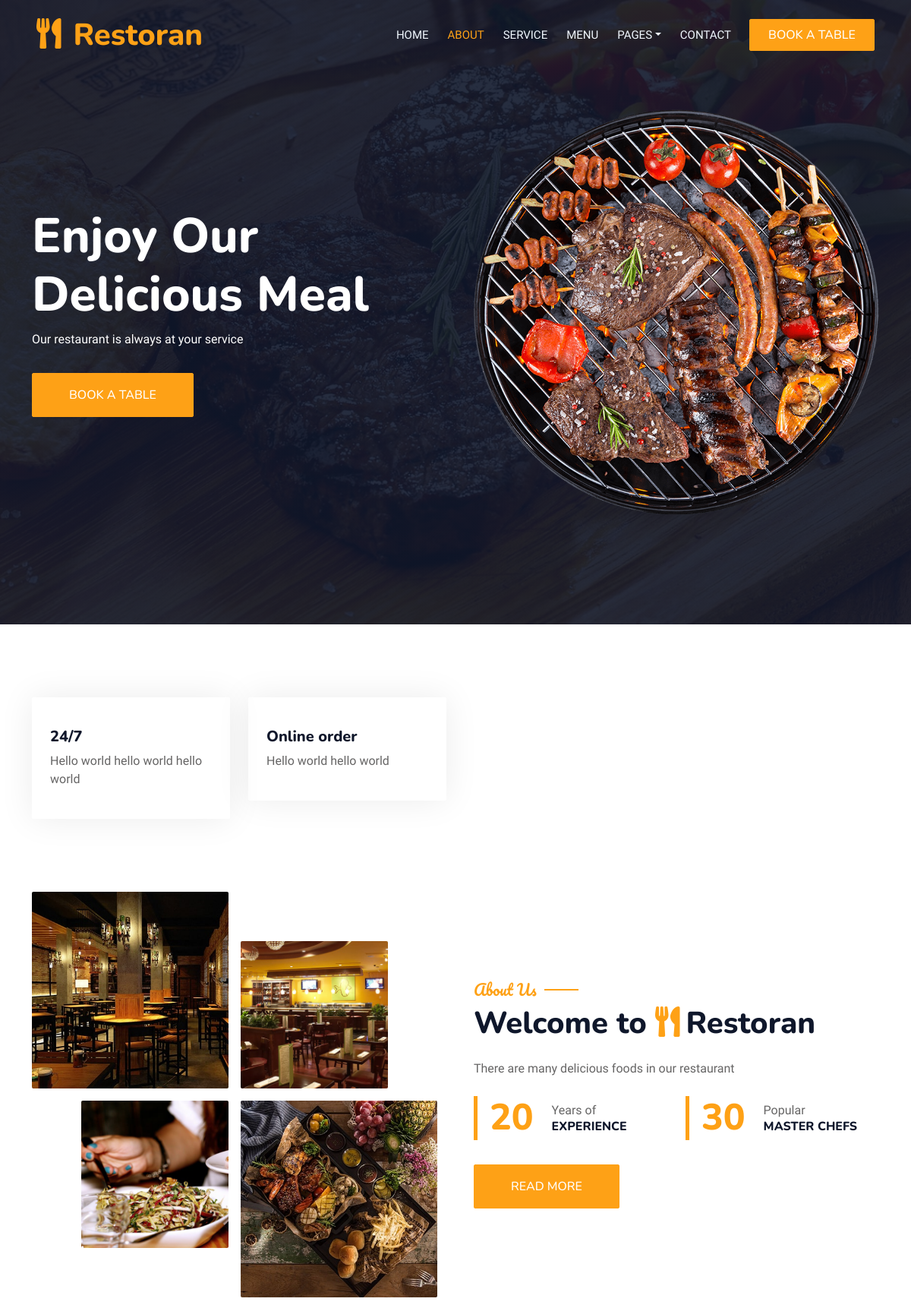
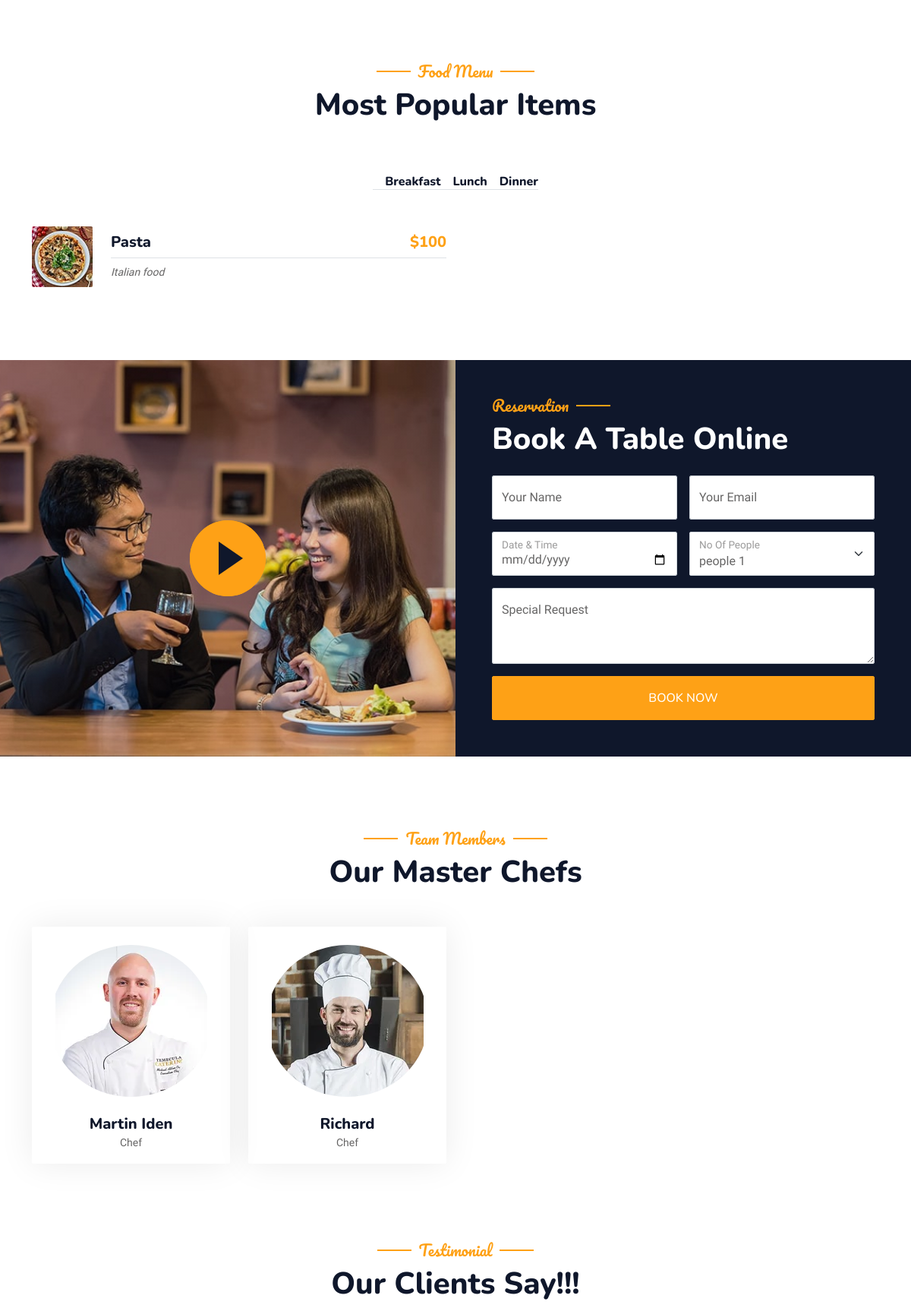
The page / (upper part) on the database its author committed (2 pictures, top to bottom).
### restoran/models.py (models this page shows, shortened)
class Main(models.Model):
    image=ResizedImageField(upload_to='main/Y%/%m')
    description=models.TextField()
    class Meta:
        db_table='main'
        verbose_name='main'
        verbose_name_plural='main'

class Home_Service(models.Model):
    service_theme=models.CharField(max_length=256)
    service_description=models.TextField()
    is_active = models.BooleanField(default=False)
    class Meta:
        db_table='home_service'
        verbose_name='home service'
        verbose_name_plural='home services'

class About(models.Model):
    first_pic=ResizedImageField(upload_to='about/%Y/%m')
    second_pic=ResizedImageField(upload_to='about/%Y/%m')
    third_pic=ResizedImageField(upload_to='about/%Y/%m')
    fourth_pic=ResizedImageField(upload_to='about/%Y/%m')
    description=models.TextField()
    experience=models.PositiveIntegerField()
    masterchefs=models.PositiveIntegerField()
    class Meta:
        db_table='about'
        verbose_name='about'
        verbose_name_plural='about'

class Category(models.Model):
    name=models.CharField(max_length=256)
    class Meta:
        db_table='category'
        verbose_name='category'
        verbose_name_plural='categories'

class Dishes(models.Model):
    category=models.ForeignKey(Category, on_delete=models.CASCADE)
    name=models.CharField(max_length=256)
    description=models.CharField(max_length=350)
    image=ResizedImageField(upload_to='dishes/%Y/%m')
    price=models.PositiveIntegerField()
    class Meta:
        db_table='dish'
        verbose_name='dish'
        verbose_name_plural='dishes'

class Ourteam(models.Model):
    full_name=models.CharField(max_length=256)
    designation=models.CharField(max_length=256)
    pic=ResizedImageField(upload_to='ourteam/%Y/%m')
    is_active = models.BooleanField(default=False)
    class Meta:
        db_table='ourteam'
        verbose_name='ourteam'
        verbose_name_plural='ourteams'

### restoran/views.py (the view, shortened to what this page needs)
# urls.py: 2. Add a URL to urlpatterns:  path('', views.home, name='home')
def home(request):
    filter_category=request.GET.get('filter')
    if filter_category:
        dishes=models.Dishes.objects.filter(category__name=filter_category)
    else:
        dishes=models.Dishes.objects.filter(category__name= 'Breakfast')
    categories=models.Category.objects.all()
    main=models.Main.objects.all()
    about=models.About.objects.first()
    home_service=models.Home_Service.objects.filter(is_active=True)
    people = models.Order.objects.all()
    ourteam=models.Ourteam.objects.filter(is_active=True)
    client=models.Clients.objects.filter(is_active=True)
    footer=models.Footer.objects.first()
    context={
        'main':main,
        'about':about,
        'home_service':home_service,
        'people':people,
        'ourteam':ourteam,
        'client':client,
        'footer':footer,
        'dishes':dishes,
        'categories':categories,
    }
    return render(request, 'index.html', context)

### templates/index.html (shortened to what this page needs)
{% extends 'base.html' %}
{% load static %}
{% block content %}
            <div class="container-xxl py-5 bg-dark hero-header mb-5">
                <div class="container my-5 py-5">
                    <div class="row align-items-center g-5">
                        {% for x in main %}
                        <div class="col-lg-6 text-center text-lg-start">
                            <h1 class="display-3 text-white animated slideInLeft">Enjoy Our<br>Delicious Meal</h1>
                            <p class="text-white animated slideInLeft mb-4 pb-2">{{x.description}}</p>
                            <a href="{% url 'booking' %}" class="btn btn-primary py-sm-3 px-sm-5 me-3 animated slideInLeft">Book A Table</a>
                        </div>
                        <div class="col-lg-6 text-center text-lg-end overflow-hidden">
                            <img class="img-fluid" src="{{x.image.url}}" alt="">
                        </div>
                        {% endfor %}
                    </div>
                </div>
            </div>
        </div>
        <div class="container-xxl py-5">
            <div class="container">
                <div class="row g-4">
                    {% for x in home_service %}
                    <div class="col-lg-3 col-sm-6 wow fadeInUp" data-wow-delay="0.7s">
                        <div class="service-item rounded pt-3">
                            <div class="p-4">
                                <h5>{{x.service_theme}}</h5>
                                <p>{{x.service_description}}</p>
                            </div>
                        </div>
                    </div>
                    {% endfor %}
                </div>
            </div>
        </div>
        <div class="container-xxl py-5">
            <div class="container">
                <div class="row g-5 align-items-center">
                    <div class="col-lg-6">
                        <div class="row g-3">
                            <div class="col-6 text-start">
                                <img class="img-fluid rounded w-100 wow zoomIn" data-wow-delay="0.1s" src="{{about.first_pic.url}}">
                            </div>
                            <div class="col-6 text-start">
                                <img class="img-fluid rounded w-75 wow zoomIn" data-wow-delay="0.3s" src="{{about.second_pic.url}}" style="margin-top: 25%;">
                            </div>
                            <div class="col-6 text-end">
                                <img class="img-fluid rounded w-75 wow zoomIn" data-wow-delay="0.5s" src="{{about.third_pic.url}}">
                            </div>
                            <div class="col-6 text-end">
                                <img class="img-fluid rounded w-100 wow zoomIn" data-wow-delay="0.7s" src="{{about.fourth_pic.url}}">
                            </div>
                        </div>
                    </div>
                    <div class="col-lg-6">
                        <h5 class="section-title ff-secondary text-start text-primary fw-normal">About Us</h5>
                        <h1 class="mb-4">Welcome to <i class="fa fa-utensils text-primary me-2"></i>Restoran</h1>
                        <p class="mb-4">{{about.description}}</p>
                        <div class="row g-4 mb-4">
                            <div class="col-sm-6">
                                <div class="d-flex align-items-center border-start border-5 border-primary px-3">
                                    <h1 class="flex-shrink-0 display-5 text-primary mb-0" data-toggle="counter-up">{{about.experience}}</h1>
                                    <div class="ps-4">
                                        <p class="mb-0">Years of</p>
                                        <h6 class="text-uppercase mb-0">Experience</h6>
                                    </div>
                                </div>
                            </div>
                            <div class="col-sm-6">
                                <div class="d-flex align-items-center border-start border-5 border-primary px-3">
                                    <h1 class="flex-shrink-0 display-5 text-primary mb-0" data-toggle="counter-up">{{about.masterchefs}}</h1>
                                    <div class="ps-4">
                                        <p class="mb-0">Popular</p>
                                        <h6 class="text-uppercase mb-0">Master Chefs</h6>
                                    </div>
                                </div>
                            </div>
                        </div>
                        <a class="btn btn-primary py-3 px-5 mt-2" href="">Read More</a>
                    </div>
                </div>
            </div>
        </div>
        <div class="container-xxl py-5">
            <div class="container">
                <div class="text-center wow fadeInUp" data-wow-delay="0.1s">
                    <h5 class="section-title ff-secondary text-center text-primary fw-normal">Food Menu</h5>
                    <h1 class="mb-5">Most Popular Items</h1>
                </div>
                <div class="tab-class text-center wow fadeInUp" data-wow-delay="0.1s">
                    <ul class="nav nav-pills d-inline-flex justify-content-center border-bottom mb-5">
                        {% for category in categories %}
                        <li class="nav-item">
                            <a href="?filter={{category.name}}">
                                <div class="ps-3">
                                       <h6 class="mt-n1 mb-0">{{ category.name }}</h6>
                                </div>
                            </a>
                         </li>
                         {% endfor %}
                    </ul>
                    <div class="tab-content">
                        <div id="tab-1" class="tab-pane fade show p-0 active">
                            <div class="row g-4">
                                {% for dish in dishes %}
                                <div class="col-lg-6">
                                    <div class="d-flex align-items-center">
                                        <img class="flex-shrink-0 img-fluid rounded" src="{{dish.image.url}}" alt="" style="width: 80px;">
                                        <div class="w-100 d-flex flex-column text-start ps-4">
                                            <h5 class="d-flex justify-content-between border-bottom pb-2">
                                                <span>{{dish.name}} </span>
                                                <span class="text-primary">${{dish.price}}</span>
                                            </h5>
                                            <small class="fst-italic">{{dish.description}}</small>
                                        </div>
                                    </div>
                                </div>
                                {% endfor %}
                            </div>
                        </div>
                    </div>
                </div>
            </div>
        </div>
        <div class="container-xxl py-5 px-0 wow fadeInUp" data-wow-delay="0.1s">
            <div class="row g-0">
                <div class="col-md-6">
                    <div class="video">
                        <button type="button" class="btn-play" data-bs-toggle="modal" data-src="https://www.youtube.com/embed/DWRcNpR6Kdc" data-bs-target="#videoModal">
                            <span></span>
                        </button>
                    </div>
                </div>
                <div class="col-md-6 bg-dark d-flex align-items-center">
                    <div class="p-5 wow fadeInUp" data-wow-delay="0.2s">
                        <h5 class="section-title ff-secondary text-start text-primary fw-normal">Reservation</h5>
                        <h1 class="text-white mb-4">Book A Table Online</h1>
                        <form method="post">
                            <div class="row g-3">
                                <div class="col-md-6">
                                    <div class="form-floating">
                                        <input type="text" class="form-control" name="name" id="name" placeholder="Your Name">
                                        <label for="name">Your Name</label>
                                    </div>
                                </div>
                                <div class="col-md-6">
                                    <div class="form-floating">
                                        <input type="email" class="form-control" name="email" id="email" placeholder="Your Email">
                                        <label for="email">Your Email</label>
                                    </div>
                                </div>
                                <div class="col-md-6">
                                    <div class="form-floating date" name="date" id="date3" data-target-input="nearest">
                                        <input type="date" class="form-control datetimepicker-input" name="date" id="datetime" placeholder="Date & Time" data-target="#date3" data-toggle="datetimepicker" />
                                        <label for="datetime">Date & Time</label>
                                    </div>
                                </div>
                                <div class="col-md-6">
                                    <div class="form-floating">
                                        <select class="form-select" name="people" id="select1">
                                        {% for person in people %}
                                            <option value="{{person.people}}">people {{person.people}}</option>
                                        {% endfor %}
                                        </select>
                                        <label for="select1">No Of People</label>
                                      </div>
                                </div>
                                <div class="col-12">
                                    <div class="form-floating">
                                        <textarea class="form-control" placeholder="Special Request" name="message"  id="message" style="height: 100px"></textarea>
                                        <label for="message">Special Request</label>
                                    </div>
                                </div>
                                <div class="col-12">
                                    <button class="btn btn-primary w-100 py-3" type="submit">Book Now</button>
                                </div>
                            </div>
                        </form>
                    </div>
                </div>
            </div>
        </div>
        <div class="container-xxl pt-5 pb-3">
            <div class="container">
                <div class="text-center wow fadeInUp" data-wow-delay="0.1s">
                    <h5 class="section-title ff-secondary text-center text-primary fw-normal">Team Members</h5>
                    <h1 class="mb-5">Our Master Chefs</h1>
                </div>
                <div class="row g-4">
                    {% for x in ourteam %}
                    <div class="col-lg-3 col-md-6 wow fadeInUp" data-wow-delay="0.7s">
                        <div class="team-item text-center rounded overflow-hidden">
                            <div class="rounded-circle overflow-hidden m-4">
                                <img class="img-fluid" src="{{x.pic.url}}" alt="">
                            </div>
                            <h5 class="mb-0">{{x.full_name}}</h5>
                            <small>{{x.designation}}</small>
                        </div>
                    </div>
                    {% endfor %}
                </div>
            </div>
        </div>
        <div class="container-xxl py-5 wow fadeInUp" data-wow-delay="0.1s">
            <div class="container">
                <div class="text-center">
                    <h5 class="section-title ff-secondary text-center text-primary fw-normal">Testimonial</h5>
                    <h1 class="mb-5">Our Clients Say!!!</h1>
                </div>
            </div>
        </div>
        {% endblock %}

### rows shown on the page
Main: description "Our restaurant is always at your service", image (picture)
Home_Service: service_theme "24/7", service_description "Hello world hello world hello world"
Home_Service: service_theme "Online order", service_description "Hello world hello world"
About: first_pic (picture), second_pic (picture), third_pic (picture), fourth_pic (picture), description "There are many delicious foods in our restaurant", experience "20", masterchefs "30"
Category: name "Breakfast"
Category: name "Lunch"
Category: name "Dinner"
Dishes: image (picture), name "Pasta", price "100", description "Italian food"
Ourteam: pic (picture), full_name "Martin Iden", designation "Chef"
Ourteam: pic (picture), full_name "Richard", designation "Chef"
